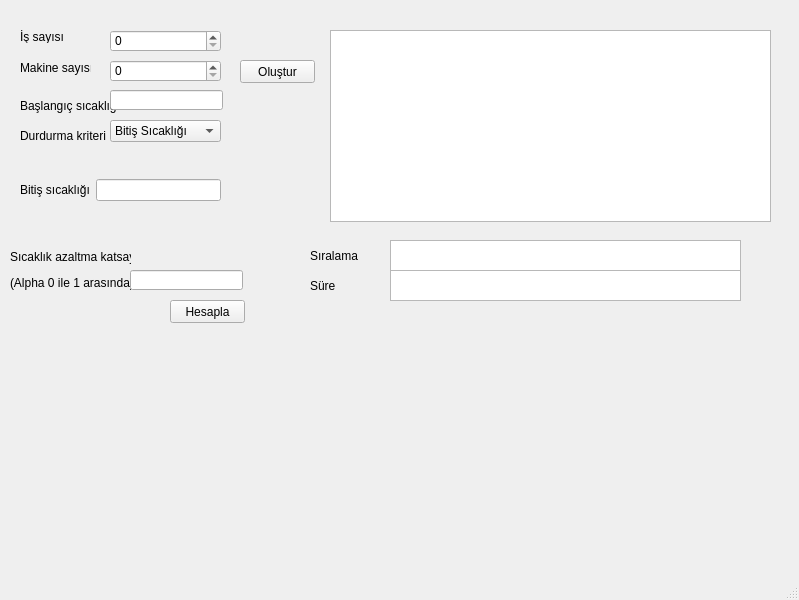
<?xml version="1.0" encoding="UTF-8"?>
<ui version="4.0">
 <class>MainWindow</class>
 <widget class="QMainWindow" name="MainWindow">
  <property name="geometry">
   <rect>
    <x>0</x>
    <y>0</y>
    <width>799</width>
    <height>600</height>
   </rect>
  </property>
  <property name="windowTitle">
   <string>MainWindow</string>
  </property>
  <widget class="QWidget" name="centralwidget">
   <widget class="QLabel" name="label">
    <property name="geometry">
     <rect>
      <x>20</x>
      <y>30</y>
      <width>47</width>
      <height>13</height>
     </rect>
    </property>
    <property name="text">
     <string>İş sayısı</string>
    </property>
   </widget>
   <widget class="QLabel" name="label_2">
    <property name="geometry">
     <rect>
      <x>20</x>
      <y>60</y>
      <width>71</width>
      <height>16</height>
     </rect>
    </property>
    <property name="text">
     <string>Makine sayısı</string>
    </property>
   </widget>
   <widget class="QLabel" name="label_3">
    <property name="geometry">
     <rect>
      <x>20</x>
      <y>90</y>
      <width>101</width>
      <height>31</height>
     </rect>
    </property>
    <property name="text">
     <string>Başlangıç sıcaklığı</string>
    </property>
   </widget>
   <widget class="QLineEdit" name="baslangic_sicakligi">
    <property name="geometry">
     <rect>
      <x>110</x>
      <y>90</y>
      <width>113</width>
      <height>20</height>
     </rect>
    </property>
   </widget>
   <widget class="QLabel" name="label_4">
    <property name="geometry">
     <rect>
      <x>20</x>
      <y>120</y>
      <width>101</width>
      <height>31</height>
     </rect>
    </property>
    <property name="text">
     <string>Durdurma kriteri</string>
    </property>
   </widget>
   <widget class="QComboBox" name="comboBox">
    <property name="geometry">
     <rect>
      <x>110</x>
      <y>120</y>
      <width>111</width>
      <height>22</height>
     </rect>
    </property>
    <item>
     <property name="text">
      <string>Bitiş Sıcaklığı</string>
     </property>
    </item>
    <item>
     <property name="text">
      <string>İterasyon Sayısı</string>
     </property>
    </item>
   </widget>
   <widget class="QStackedWidget" name="stackedWidget">
    <property name="geometry">
     <rect>
      <x>10</x>
      <y>150</y>
      <width>211</width>
      <height>80</height>
     </rect>
    </property>
    <property name="currentIndex">
     <number>0</number>
    </property>
    <widget class="QWidget" name="page">
     <widget class="QWidget" name="horizontalLayoutWidget">
      <property name="geometry">
       <rect>
        <x>10</x>
        <y>0</y>
        <width>201</width>
        <height>80</height>
       </rect>
      </property>
      <layout class="QHBoxLayout" name="horizontalLayout">
       <item>
        <widget class="QLabel" name="label_5">
         <property name="text">
          <string>Bitiş sıcaklığı</string>
         </property>
        </widget>
       </item>
       <item>
        <widget class="QLineEdit" name="bitis_sicakligi"/>
       </item>
      </layout>
     </widget>
    </widget>
    <widget class="QWidget" name="page_2">
     <widget class="QWidget" name="horizontalLayoutWidget_2">
      <property name="geometry">
       <rect>
        <x>0</x>
        <y>0</y>
        <width>201</width>
        <height>80</height>
       </rect>
      </property>
      <layout class="QHBoxLayout" name="horizontalLayout_2">
       <item>
        <widget class="QLabel" name="label_6">
         <property name="text">
          <string>İterasyon sayısı</string>
         </property>
        </widget>
       </item>
       <item>
        <widget class="QLineEdit" name="iterasyon_sayisi"/>
       </item>
      </layout>
     </widget>
    </widget>
   </widget>
   <widget class="QLabel" name="label_7">
    <property name="geometry">
     <rect>
      <x>10</x>
      <y>240</y>
      <width>121</width>
      <height>61</height>
     </rect>
    </property>
    <property name="text">
     <string>&lt;html&gt;&lt;head/&gt;&lt;body&gt;&lt;p&gt;Sıcaklık azaltma katsayısı&lt;/p&gt;&lt;p&gt;(Alpha 0 ile 1 arasında)&lt;/p&gt;&lt;/body&gt;&lt;/html&gt;</string>
    </property>
   </widget>
   <widget class="QLineEdit" name="alfa">
    <property name="geometry">
     <rect>
      <x>130</x>
      <y>270</y>
      <width>113</width>
      <height>20</height>
     </rect>
    </property>
   </widget>
   <widget class="QPushButton" name="hesapla">
    <property name="geometry">
     <rect>
      <x>170</x>
      <y>300</y>
      <width>75</width>
      <height>23</height>
     </rect>
    </property>
    <property name="text">
     <string>Hesapla</string>
    </property>
   </widget>
   <widget class="QSpinBox" name="is_sayisi">
    <property name="geometry">
     <rect>
      <x>110</x>
      <y>30</y>
      <width>111</width>
      <height>22</height>
     </rect>
    </property>
   </widget>
   <widget class="QSpinBox" name="makine_sayisi">
    <property name="geometry">
     <rect>
      <x>110</x>
      <y>60</y>
      <width>111</width>
      <height>22</height>
     </rect>
    </property>
   </widget>
   <widget class="QPushButton" name="olustur">
    <property name="geometry">
     <rect>
      <x>240</x>
      <y>60</y>
      <width>75</width>
      <height>23</height>
     </rect>
    </property>
    <property name="text">
     <string>Oluştur</string>
    </property>
   </widget>
   <widget class="QTableWidget" name="table">
    <property name="geometry">
     <rect>
      <x>330</x>
      <y>30</y>
      <width>441</width>
      <height>192</height>
     </rect>
    </property>
   </widget>
   <widget class="QTextEdit" name="result">
    <property name="geometry">
     <rect>
      <x>390</x>
      <y>270</y>
      <width>351</width>
      <height>31</height>
     </rect>
    </property>
   </widget>
   <widget class="QLabel" name="label_8">
    <property name="geometry">
     <rect>
      <x>310</x>
      <y>240</y>
      <width>101</width>
      <height>31</height>
     </rect>
    </property>
    <property name="text">
     <string>Sıralama</string>
    </property>
   </widget>
   <widget class="QLabel" name="label_9">
    <property name="geometry">
     <rect>
      <x>310</x>
      <y>270</y>
      <width>101</width>
      <height>31</height>
     </rect>
    </property>
    <property name="text">
     <string>Süre</string>
    </property>
   </widget>
   <widget class="QTextEdit" name="result_2">
    <property name="geometry">
     <rect>
      <x>390</x>
      <y>240</y>
      <width>351</width>
      <height>31</height>
     </rect>
    </property>
   </widget>
   <widget class="QWidget" name="verticalLayoutWidget">
    <property name="geometry">
     <rect>
      <x>50</x>
      <y>330</y>
      <width>691</width>
      <height>211</height>
     </rect>
    </property>
    <layout class="QVBoxLayout" name="verticalLayout"/>
   </widget>
  </widget>
  <widget class="QMenuBar" name="menubar">
   <property name="geometry">
    <rect>
     <x>0</x>
     <y>0</y>
     <width>799</width>
     <height>21</height>
    </rect>
   </property>
  </widget>
  <widget class="QStatusBar" name="statusbar"/>
 </widget>
 <resources/>
 <connections/>
</ui>
